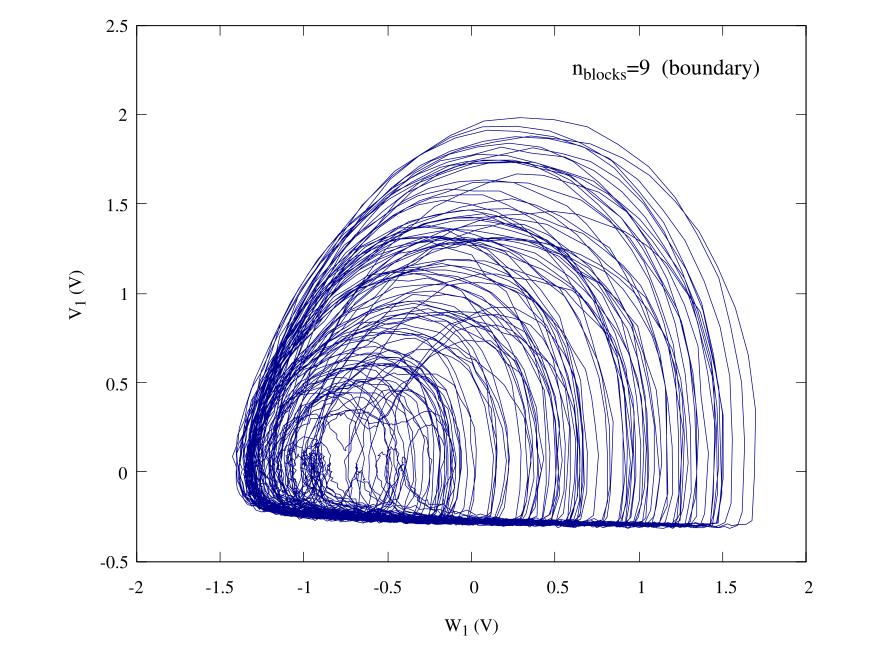

Generate this figure with gnuplot:
set terminal qt persist
set termoption font "Times,10"
set border lw 0.5

set label at graph 0.65,0.925 "n_{blocks}=9  (boundary)" font ",12"
set xlabel "W_1 (V)"
set ylabel "V_1 (V)"
set size ratio 0.8
set xrange [-2:2]
set yrange [-0.5:2.5]
plot "9_blocks_avg.dat" u 3:2 every ::0::10000 w l notitle lc "dark-blue" lw 0.5
